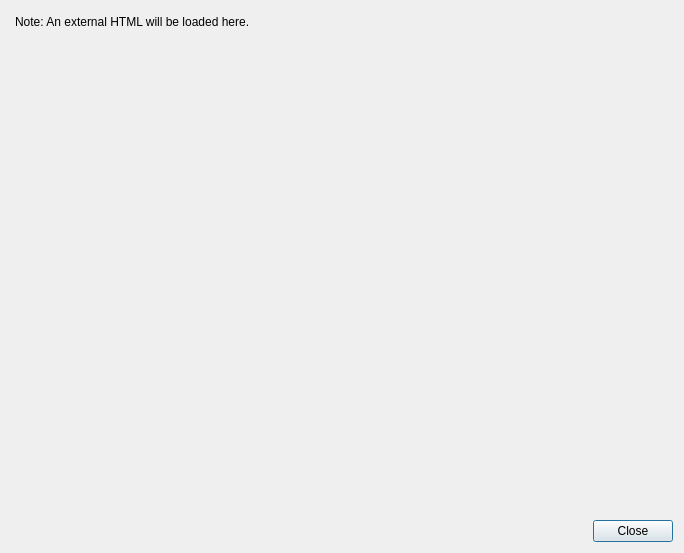
<?xml version="1.0" encoding="UTF-8"?>
<ui version="4.0">
 <class>AboutDialog</class>
 <widget class="QDialog" name="AboutDialog">
  <property name="geometry">
   <rect>
    <x>0</x>
    <y>0</y>
    <width>684</width>
    <height>553</height>
   </rect>
  </property>
  <property name="windowTitle">
   <string>About QOwnNotes</string>
  </property>
  <layout class="QVBoxLayout" name="verticalLayout">
   <item>
    <layout class="QGridLayout" name="gridLayout">
     <item row="0" column="0">
      <widget class="QTextBrowser" name="textBrowser">
       <property name="enabled">
        <bool>true</bool>
       </property>
       <property name="styleSheet">
        <string notr="true">* {
	background-color: transparent;
	border: none;
}</string>
       </property>
       <property name="html">
        <string notr="true">&lt;!DOCTYPE HTML PUBLIC &quot;-//W3C//DTD HTML 4.0//EN&quot; &quot;http://www.w3.org/TR/REC-html40/strict.dtd&quot;&gt;
&lt;html&gt;&lt;head&gt;&lt;meta name=&quot;qrichtext&quot; content=&quot;1&quot; /&gt;&lt;style type=&quot;text/css&quot;&gt;
p, li { white-space: pre-wrap; }
&lt;/style&gt;&lt;/head&gt;&lt;body style=&quot; font-family:'Sans Serif'; font-size:9pt; font-weight:400; font-style:normal;&quot;&gt;
&lt;p style=&quot; margin-top:12px; margin-bottom:12px; margin-left:0px; margin-right:0px; -qt-block-indent:0; text-indent:0px;&quot;&gt;Note: An external HTML will be loaded here.&lt;/p&gt;&lt;/body&gt;&lt;/html&gt;</string>
       </property>
       <property name="openExternalLinks">
        <bool>true</bool>
       </property>
      </widget>
     </item>
    </layout>
   </item>
   <item>
    <widget class="QDialogButtonBox" name="buttonBox">
     <property name="orientation">
      <enum>Qt::Horizontal</enum>
     </property>
     <property name="standardButtons">
      <set>QDialogButtonBox::Close</set>
     </property>
    </widget>
   </item>
  </layout>
 </widget>
 <resources/>
 <connections>
  <connection>
   <sender>buttonBox</sender>
   <signal>accepted()</signal>
   <receiver>AboutDialog</receiver>
   <slot>accept()</slot>
   <hints>
    <hint type="sourcelabel">
     <x>248</x>
     <y>254</y>
    </hint>
    <hint type="destinationlabel">
     <x>157</x>
     <y>274</y>
    </hint>
   </hints>
  </connection>
  <connection>
   <sender>buttonBox</sender>
   <signal>rejected()</signal>
   <receiver>AboutDialog</receiver>
   <slot>reject()</slot>
   <hints>
    <hint type="sourcelabel">
     <x>316</x>
     <y>260</y>
    </hint>
    <hint type="destinationlabel">
     <x>286</x>
     <y>274</y>
    </hint>
   </hints>
  </connection>
 </connections>
</ui>
